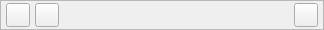
                  <widget class="QFrame" name="screen_btn_frame">
                   <property name="sizePolicy">
                    <sizepolicy hsizetype="Expanding" vsizetype="Minimum">
                     <horstretch>0</horstretch>
                     <verstretch>0</verstretch>
                    </sizepolicy>
                   </property>
                   <property name="minimumSize">
                    <size>
                     <width>324</width>
                     <height>0</height>
                    </size>
                   </property>
                   <property name="maximumSize">
                    <size>
                     <width>324</width>
                     <height>30</height>
                    </size>
                   </property>
                   <property name="frameShape">
                    <enum>QFrame::Shape::StyledPanel</enum>
                   </property>
                   <property name="frameShadow">
                    <enum>QFrame::Shadow::Raised</enum>
                   </property>
                   <layout class="QHBoxLayout" name="horizontalLayout_5" stretch="1,1,4,1">
                    <property name="spacing">
                     <number>5</number>
                    </property>
                    <property name="leftMargin">
                     <number>5</number>
                    </property>
                    <property name="topMargin">
                     <number>0</number>
                    </property>
                    <property name="rightMargin">
                     <number>5</number>
                    </property>
                    <property name="bottomMargin">
                     <number>0</number>
                    </property>
                    <item>
                     <widget class="QPushButton" name="btn_run">
                      <property name="minimumSize">
                       <size>
                        <width>24</width>
                        <height>24</height>
                       </size>
                      </property>
                      <property name="maximumSize">
                       <size>
                        <width>24</width>
                        <height>24</height>
                       </size>
                      </property>
                      <property name="text">
                       <string/>
                      </property>
                      <property name="icon">
                       <iconset resource="../assets/resources.qrc">
                        <normaloff>:/icons/icon--play.svg</normaloff>:/icons/icon--play.svg</iconset>
                      </property>
                      <property name="checkable">
                       <bool>true</bool>
                      </property>
                     </widget>
                    </item>
                    <item>
                     <widget class="QPushButton" name="btn_stop">
                      <property name="minimumSize">
                       <size>
                        <width>24</width>
                        <height>24</height>
                       </size>
                      </property>
                      <property name="maximumSize">
                       <size>
                        <width>24</width>
                        <height>24</height>
                       </size>
                      </property>
                      <property name="text">
                       <string/>
                      </property>
                      <property name="icon">
                       <iconset resource="../assets/resources.qrc">
                        <normaloff>:/icons/icon--stop-all.svg</normaloff>:/icons/icon--stop-all.svg</iconset>
                      </property>
                      <property name="checkable">
                       <bool>false</bool>
                      </property>
                      <property name="autoExclusive">
                       <bool>true</bool>
                      </property>
                     </widget>
                    </item>
                    <item>
                     <spacer name="horizontalSpacer_3">
                      <property name="orientation">
                       <enum>Qt::Orientation::Horizontal</enum>
                      </property>
                      <property name="sizeHint" stdset="0">
                       <size>
                        <width>40</width>
                        <height>20</height>
                       </size>
                      </property>
                     </spacer>
                    </item>
                    <item>
                     <widget class="QPushButton" name="btn_full_screen">
                      <property name="minimumSize">
                       <size>
                        <width>24</width>
                        <height>24</height>
                       </size>
                      </property>
                      <property name="maximumSize">
                       <size>
                        <width>24</width>
                        <height>24</height>
                       </size>
                      </property>
                      <property name="text">
                       <string/>
                      </property>
                      <property name="icon">
                       <iconset resource="../assets/resources.qrc">
                        <normaloff>:/icons/icon--fullscreen.svg</normaloff>:/icons/icon--fullscreen.svg</iconset>
                      </property>
                      <property name="iconSize">
                       <size>
                        <width>20</width>
                        <height>20</height>
                       </size>
                      </property>
                      <property name="autoExclusive">
                       <bool>false</bool>
                      </property>
                     </widget>
                    </item>
                   </layout>
                  </widget>
